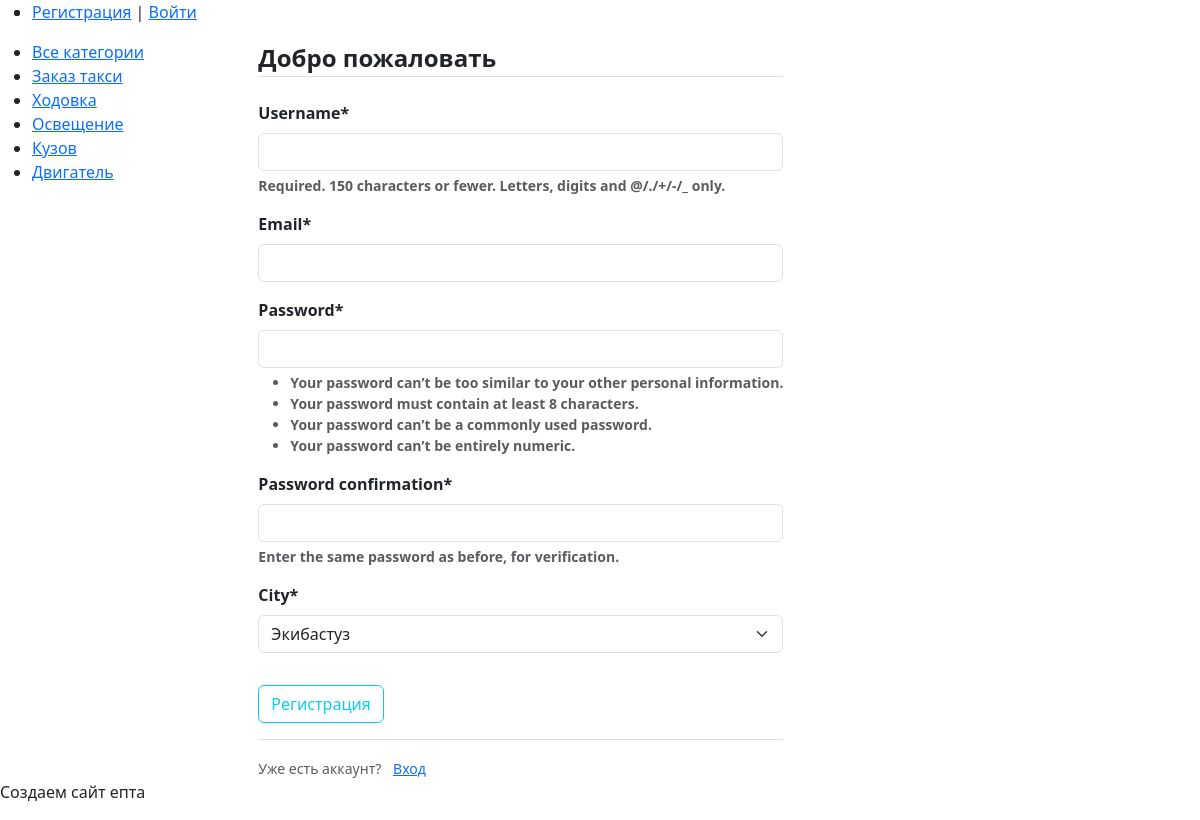
Before: /register/ with the older database file.
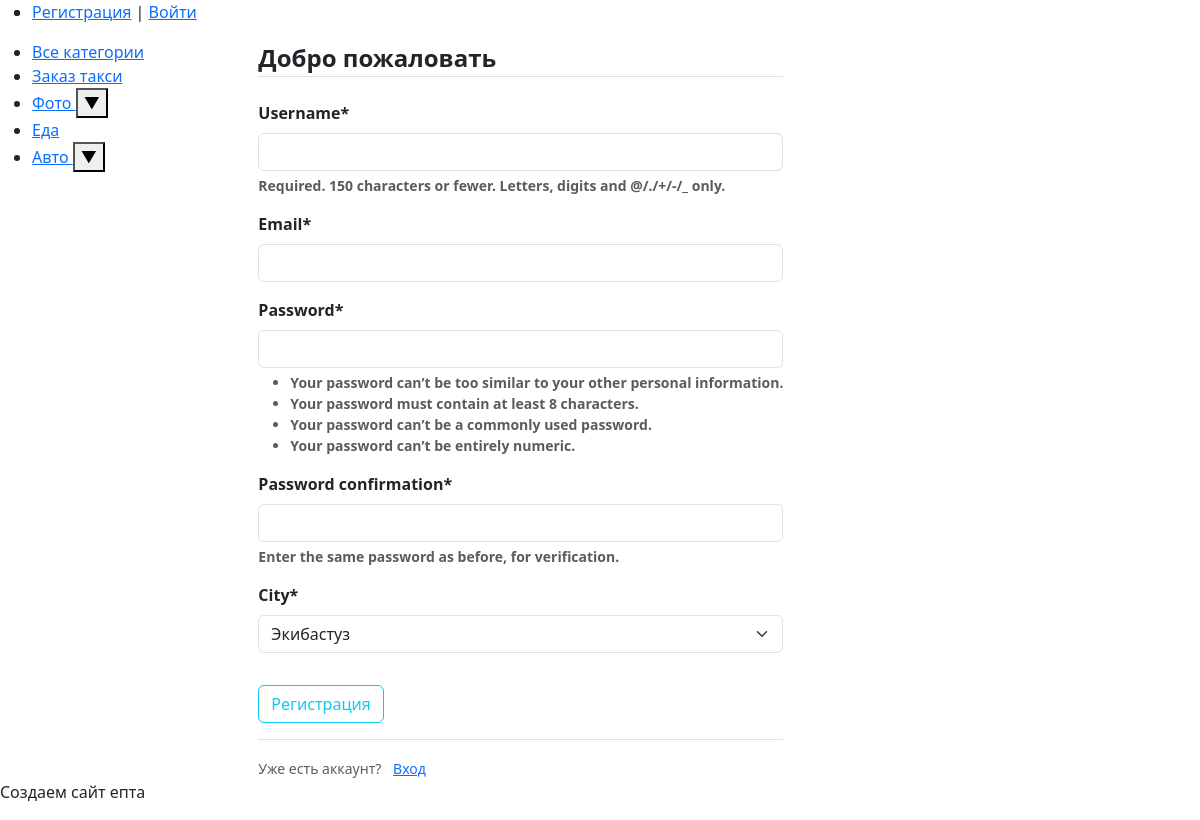
After: the same page with the newer database file.
### Blog/models.py (models this page shows, shortened)
class Category(MPTTModel):
    objects = models.Manager()
    name = models.CharField(max_length=100, db_index=True, verbose_name="Категория")
    slug = models.SlugField(max_length=255, unique=True, db_index=True, verbose_name="Slug")
    parent = TreeForeignKey('self', on_delete=models.CASCADE, null=True, blank=True, related_name='children')
    level = models.PositiveIntegerField(default=0)  # Define the default value for the 'level' field
    lft = models.PositiveIntegerField(default=0)  # Определите значение по умолчанию для поля 'lft'
    rght = models.PositiveIntegerField(default=0)  # Определите значение по умолчанию для поля 'rght'
    class MPTTMeta:
        order_insertion_by = ['name']
    class Meta:
        verbose_name = 'Категория'
        verbose_name_plural = 'Категории'
        ordering = ['id']

### users/views.py (the view)
# urls.py: path('register/', user_views.register, name='register'),
def register(request):
    if request.method == 'POST':
        form = UserRegisterForm(request.POST)
        if form.is_valid():
            username = form.cleaned_data.get('username')
            city = form.cleaned_data.get('city')
            if User.objects.filter(username=username).exists():
                return render(request, 'register.html', {'form': form, 'error_message': 'Уже есть такой пользователь'})
            user = form.save()
            profile, created = Profile.objects.get_or_create(user=user)
            if created:
                profile.city = city
                profile.save()
            login(request, user)
            messages.success(request, f'Ваш аккаунт создан.')
            return redirect('home')
    else:
        form = UserRegisterForm()
    return render(request, 'users/register.html', {'form': form, 'city_choices': CITY_CHOICES})

### users/forms.py
class UserRegisterForm(UserCreationForm):
    email = forms.EmailField()
    city = forms.ChoiceField(choices=CITY_CHOICES)
    class Meta:
        model = User
        fields = ['username', 'email', 'password1', 'password2', 'city']

### Blog/templatetags/blog_tags.py (called while the page is built)
@register.inclusion_tag('blog/list_categories.html')
def show_categories(sort=None, cat_selected=0):
    if not sort:
        top_categories = Category.objects.filter(parent__isnull=True)
    else:
        top_categories = Category.objects.filter(parent__isnull=True).order_by(sort)
    def get_child_categories(category):
        child_categories = category.children.all()
        for child_category in child_categories:
            child_category.child_categories = get_child_categories(child_category)
        return child_categories
    for category in top_categories:
        category.child_categories = get_child_categories(category)
    return {"cats": top_categories, "cat_selected": cat_selected}

### users/templates/users/register.html (shortened to what this page needs)
{% extends "users/base.html" %}
{% load crispy_forms_tags %}
{% load custom_tags %}
{% block content %}
<table border=0 cellpadding="0" cellspacing="0">
    <tr>
        <th>
             <div class="content-section">
        <form method="POST">
            <fieldset class="form-group">
                <legend class="border-bottom mb-4">Добро пожаловать</legend>
                {{ form|crispy }}
            </fieldset>
            <div class="form-group">
                <button class="btn btn-outline-info" type="submit">Регистрация</button>
            </div>
        </form>
        <div class="border-top pt-3">
            <small class="text-muted">
                Уже есть аккаунт? <a class="ml-2" href="#">Вход</a>
            </small>
        </div>
    </div>
        </th>
    </tr>
</table>
{% endblock content %}

### users/templates/users/base.html (shortened to what this page needs)
{% load static %}
{% load blog_tags %}
{% load custom_tags %}
{% load crispy_forms_tags %}
<!DOCTYPE html>
<html>
<head>
    <link type="text/css" href="{% static 'users/css/styles.css' %}" rel="stylesheet"/>
    <link rel="stylesheet" href="https://stackpath.bootstrapcdn.com/bootstrap/4.1.3/css/bootstrap.min.css"
>
    <link rel="stylesheet" href="https://maxcdn.bootstrapcdn.com/bootstrap/4.0.0/css/bootstrap.min.css"
>
    <link href='https://unpkg.com/boxicons@2.1.2/css/boxicons.min.css' rel='stylesheet'>
    <link rel="stylesheet" href="https://cdn.jsdelivr.net/npm/bootstrap@5.3.0/dist/css/bootstrap.min.css">
</head>
<body>
<table class="table-page" border=0 cellpadding="0" cellspacing="0">
    <tr>
        <td valign=top>
            {% block mainmenu %}
            <div class="header">
                <ul id="mainmenu" class="mainmenu">
                    {% if request.user.is_authenticated %}
                    <li class="last"> Привет {{user.username}} | <a href="{% url 'logout' %}">Выйти</a></li>
                     <a href="{% url 'profile' user.id %}">Профиль</a>
                    {% else %}
                    <li class="last"><a href="{% url 'register' %}">Регистрация</a> | <a
                            href="{% url 'login' %}">Войти</a></li>
                    {% endif %}
                </ul>
            </div>
            {% endblock mainmenu %}
            <table class="table-content" border=0 cellpadding="0" cellspacing="0">
                <tr>
                    <td valign="top" class="left-chapters">
                        <ul id="leftchapters">
                            <li><a href="{% url 'home' %}">Все категории</a></li>
                            <li><a href="{% url 'taxihome' %}">Заказ такси</a></li>
                            {% show_categories '-name' cat_selected%}
                        </ul>
                    </td>
                    <td valign="top">
                        <div>
                            {% block content %}
                            {% endblock %}
                        </div>
                    </td>
                </tr>
            </table>
        </td>
    </tr>
    <tr>
        <td valign=top>
            <div id="footer">
                <p>Создаем сайт епта</p>
            </div>
        </td>
    </tr>
</table>
</body>
</html>

### Blog/templates/blog/list_categories.html (shortened to what this page needs)
 {% for category in cats %}
    <li>
      <a href="{% url 'category' category.slug %}" {% if category.pk == cat_selected %} class="selected"{% endif %}>
        {{ category.name }}
      </a>
      {% if category.child_categories %}
        <button class="toggle-btn" data-target="children-list-{{ category.pk }}">
          &#x25BC;
        </button>
      {% endif %}
    </li>
  {% endfor %}

### users/static/users/css/styles.css (style rules this page uses)
html, body { font-family: 'Arial'; margin: 0; padding: 0; height: 100%; width: 100%; color: #444; }
a { color: #0059b2; text-decoration: none; }
.table-content { width: 100%; min-height: 70%; height: 70%; }
.table-page { width: 100%; height: 100%; vertical-align: top; }
.form-label { display: inline-block; min-width: 150px; vertical-align: top; }

Changed rows visible on the page:
removed Category: name "Ходовка"
removed Category: name "Освещение"
no longer on this page (row edited): Category: name "Кузов"
removed Category: name "Двигатель"
added Category: name "Фото"
added Category: name "Еда"
added Category: name "Авто"
